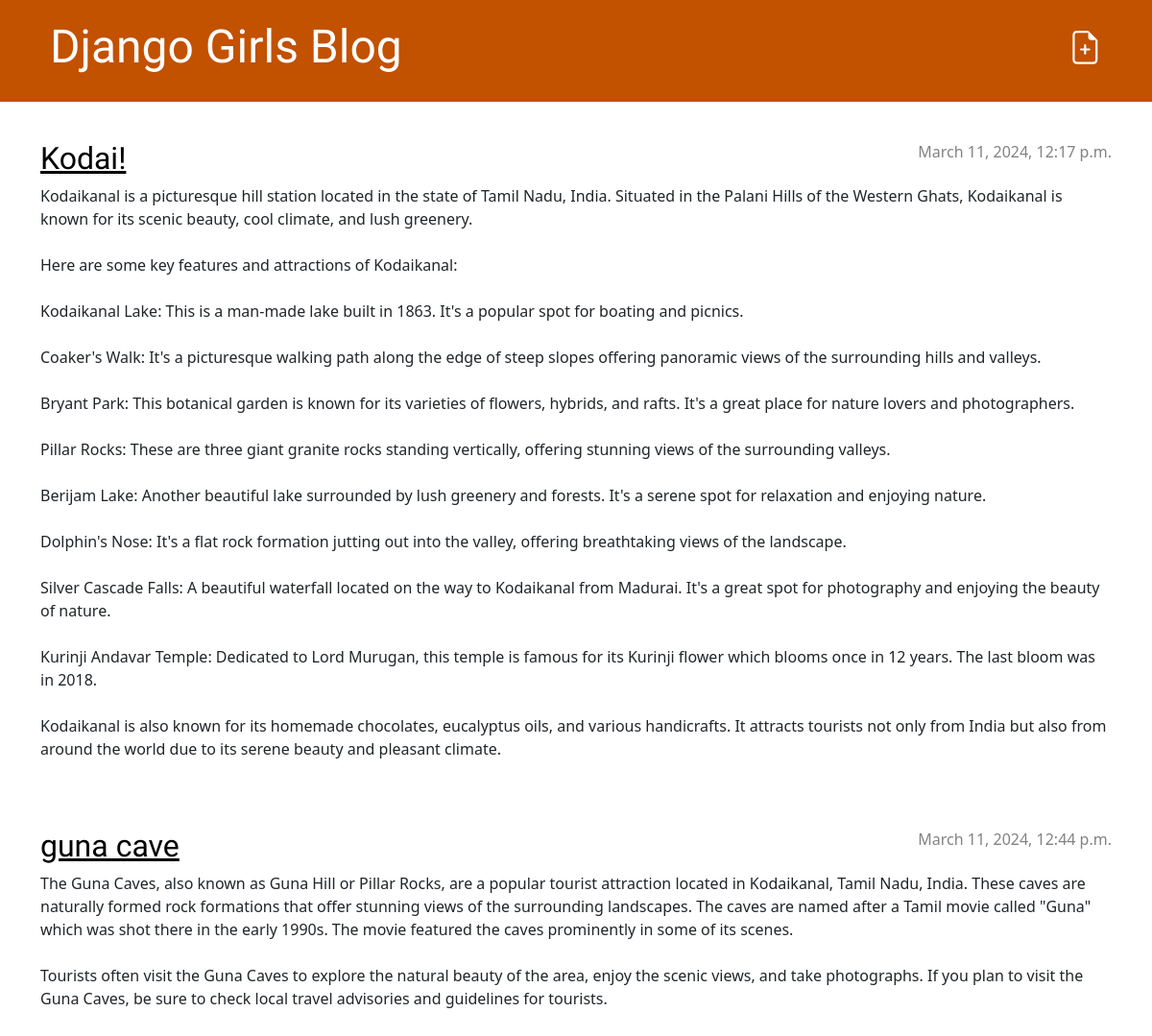
The page / on the database its author committed.
### blog/models.py (models this page shows, shortened)
class Post(models.Model):
    author = models.ForeignKey(settings.AUTH_USER_MODEL, on_delete=models.CASCADE)
    title = models.CharField(max_length=200)
    text = models.TextField()
    created_date = models.DateTimeField(default=timezone.now)
    published_date = models.DateTimeField(blank=True, null=True)

### blog/views.py (the view)
# urls.py: path('', views.post_list, name='post_list'),
def post_list(request):
    posts = Post.objects.filter(published_date__lte=timezone.now()).order_by('published_date')
    return render(request, 'blog/post_list.html', {'posts': posts})

### blog/templates/blog/post_list.html
{% extends 'blog/base.html' %}
{% block content %}
    {% for post in posts %}
        <article class="post">
            <time class="date">
                {{ post.published_date }}
            </time>
            <h2><a href="{% url 'post_detail' pk=post.pk %}">{{ post.title }}</a></h2>
            <p>{{ post.text|linebreaksbr }}</p>
        </article>
    {% endfor %}
{% endblock %}

### blog/static/css/blog.css (style rules this page uses)
h1, h2, h3, h4 { font-family: 'Lobster', cursive; }
.date { color: #828282; }
.post { margin-bottom: 70px; }
.post h2 a, .post h2 a:visited { color: #000000; }
.post > .date, .post > .actions { float: right; }

### rows shown on the page
Post: published_date "March 11, 2024, 12:17 p.m.", title "Kodai!", text "Kodaikanal is a picturesque hill station located in the state of Tamil Nadu, India. Situated in the Palani Hills of the Western Ghats, Kodaikanal is known for its scenic beauty, cool climate, and lush greenery. Here are some key features and attractions of Kodaikanal: Kodaikanal Lake: This is a man-made lake built in 1863. It's a popular spot for boating and picnics. Coaker's Walk: It's a picturesque walking path along the edge of steep slopes offering panoramic views of the surrounding hills and valleys. Bryant Park: This botanical garden is known for its varieties of flowers, hybrids, and rafts. It's a great place for nature lovers and photographers. Pillar Rocks: These are three giant…"
Post: published_date "March 11, 2024, 12:44 p.m.", title "guna cave", text "The Guna Caves, also known as Guna Hill or Pillar Rocks, are a popular tourist attraction located in Kodaikanal, Tamil Nadu, India. These caves are naturally formed rock formations that offer stunning views of the surrounding landscapes. The caves are named after a Tamil movie called \"Guna\" which was shot there in the early 1990s. The movie featured the caves prominently in some of its scenes. Tourists often visit the Guna Caves to explore the natural beauty of the area, enjoy the scenic views, and take photographs. If you plan to visit the Guna Caves, be sure to check local travel advisories and guidelines for tourists."
